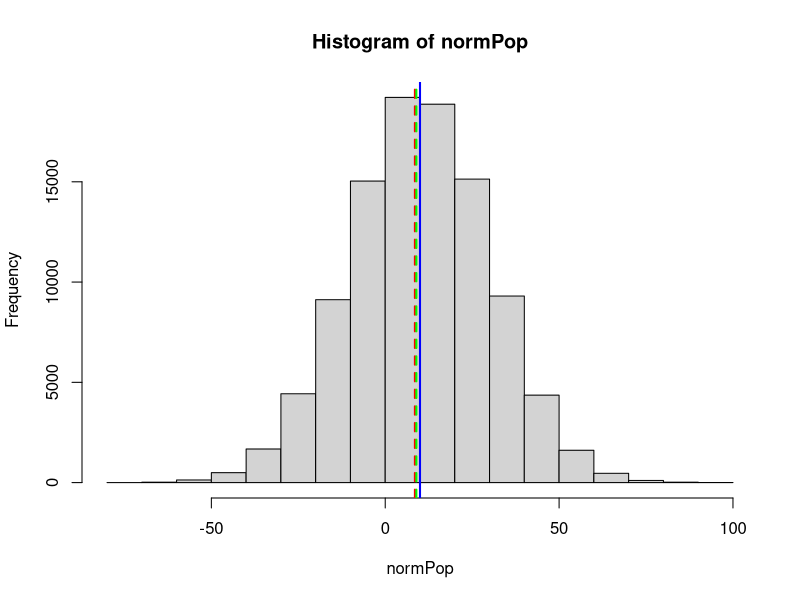
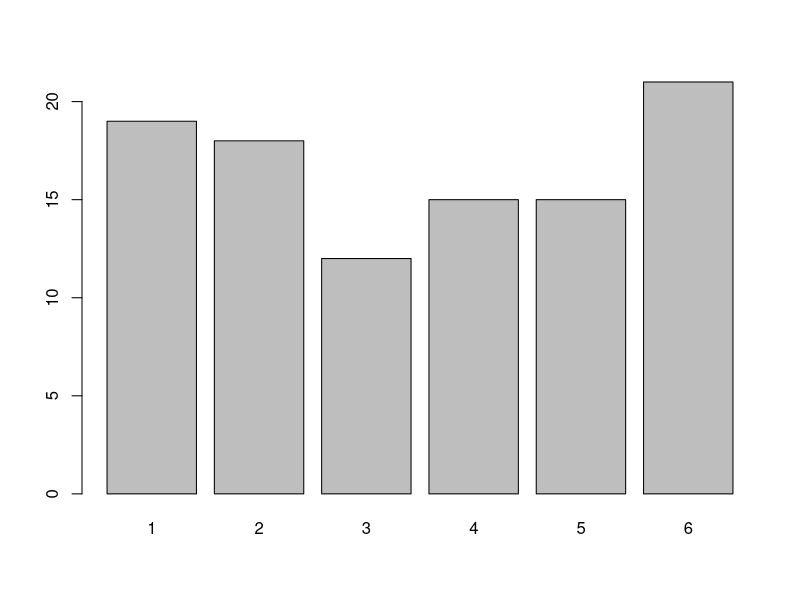
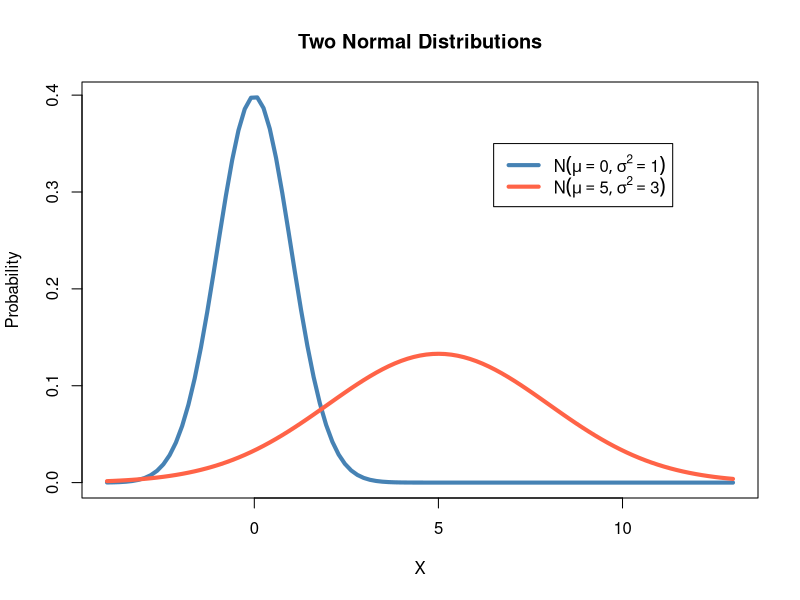
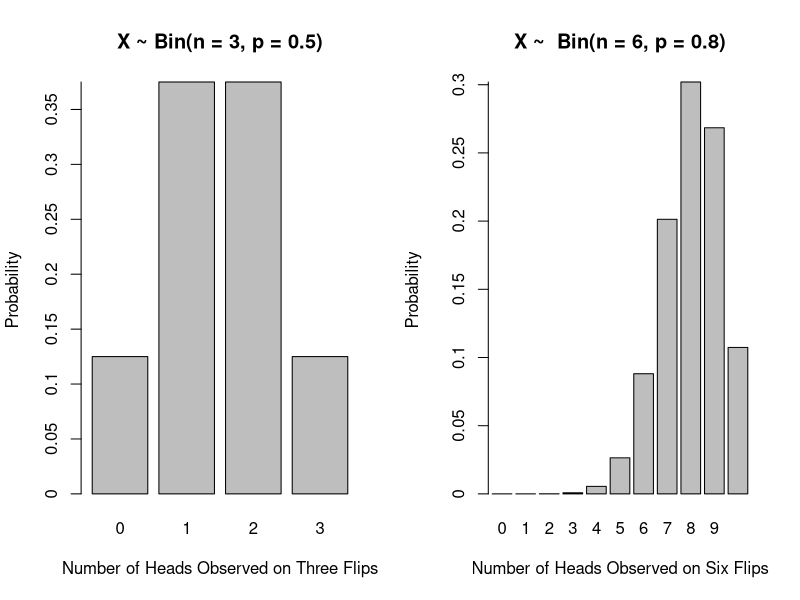
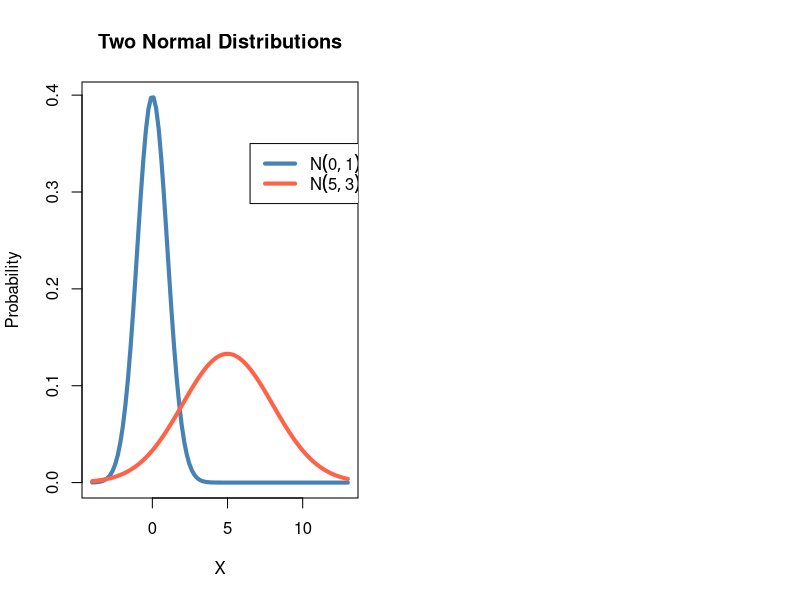
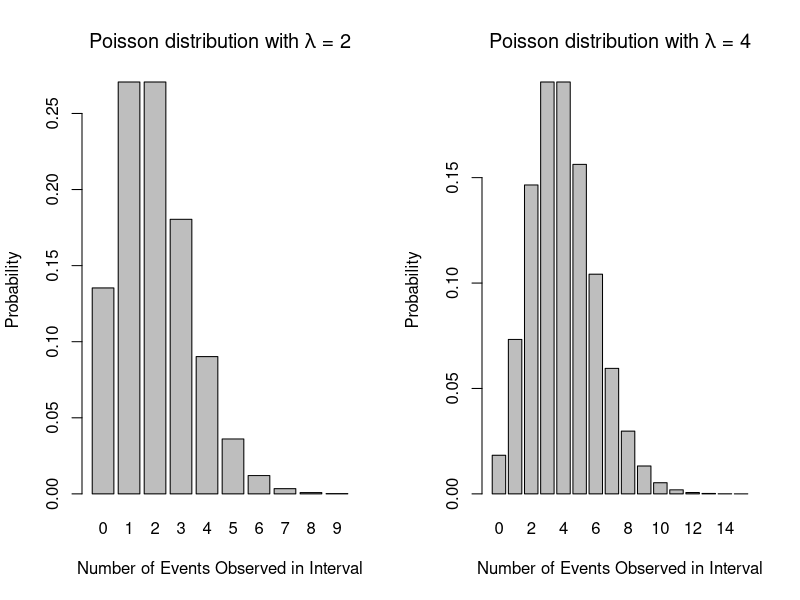

Generate these figures, in order, with R:
## ---- chunk 1
normPop <- rnorm(1e5, mean = 10, sd = 20)

x <- sample(normPop, size = 5, replace = TRUE)
y <- sample(normPop, size = 100, replace = TRUE)

hist(normPop)
abline(v = 10, col = "blue", lwd = 2)
abline(v = mean(x), col = 'red', lty = 2, lwd = 2)
abline(v = mean(y), col = 'green', lty = 2, lwd = 2)
## ---- chunk 2
rollDie <- function(nRolls, seed) {
    set.seed(seed)
    sample(1:6, nRolls, replace = TRUE)
}
barplot(table(rollDie(100, 1)))
prop.table(table(rollDie(100, 1)))
## ---- chunk 3
round(prop.table(table(rollDie(1e6, 1))), 3)
## ---- chunk 4
curve(dnorm(x, 0, 1), from = -4, to = 13, lwd = 4,
      col = 'steelblue', ylab = 'Probability', xlab = 'X',
      main = "Two Normal Distributions")
curve(dnorm(x, 5, 3), add = TRUE, lwd = 4, col = 'tomato')
legend(x = 6.5, y = 0.35, legend = c(expression(N(mu == 0, sigma^2 == 1)),
                                     expression(N(mu == 5, sigma^2 == 3))),
       lwd = 4, col = c("steelblue", "tomato"))
## ---- chunk 5
## Why does this need cbind?
knitr::kable(cbind.data.frame('# Heads' = 0:3, 'Probability' = c('1/8', '3/8', '3/8', '1/8')), 
             align = 'c')
## ---- chunk 6
library(knitr)
library(magrittr)
flipCoin3 <- function() {
  # perform binomial experiment, which returns either 1 or 0
  dat <- rbinom(n = 3, 1, p = 0.5) 
  # Add these up to determine number of events
  sum(dat)
}
nSims <- 10000
simRes <- replicate(nSims, flipCoin3())
matrix(c(0:3, 
         paste0(format(table(simRes), big.mark = ","), "/10,000"), 
         prop.table(table(simRes)),
         c(1,3,3,1)/8), ncol = 4) %>% 
  kable(col.names = c("Number of Heads", "Fraction", "Observed Probability", "True Probability"))
## ---- chunk 7
par(mfrow = c(1, 2))
x <- 0:3
y <- dbinom(x, 3, 0.5)
barplot(y, names.arg = x, xlab = 'Number of Heads Observed on Three Flips', ylab = 'Probability', yaxt='n', 
        main = "X ~ Bin(n = 3, p = 0.5)")
axis(side = 2, at = seq(0, 0.45, by = 0.05), pos = c(0, 0), labels = seq(0, 0.45, by = 0.05))

x <- 0:10
y <- dbinom(x, max(x), 0.8)
barplot(y, names.arg = x, xlab = 'Number of Heads Observed on Six Flips', ylab = 'Probability', 
        main = "X ~  Bin(n = 6, p = 0.8)", yaxt='n')
axis(side = 2, at = seq(0, 0.45, by = 0.05), pos = c(0, 0), labels = seq(0, 0.45, by = 0.05))
## ---- chunk 8
curve(dnorm(x, 0, 1), from = -4, to = 13, lwd = 4,
      col = 'steelblue', ylab = 'Probability', xlab = 'X',
      main = "Two Normal Distributions")
curve(dnorm(x, 5, 3), add = TRUE, lwd = 4, col = 'tomato')
legend(x = 6.5, y = 0.35, legend = c(expression(N(0, 1)),
                                     expression(N(5, 3))),
       lwd = 4, col = c("steelblue", "tomato"))
## ---- chunk 9
par(mfrow = c(1, 2))
x <- 0:9
y <- dpois(x, lambda = 2)
barplot(y, names.arg = x, xlab = 'Number of Events Observed in Interval', ylab = 'Probability', main = expression(paste("Poisson distribution with ", lambda, " = 2")))

x <- 0:15
y <- dpois(x, lambda = 4)
barplot(y, names.arg = x, xlab = 'Number of Events Observed in Interval', ylab = 'Probability', main = expression(paste("Poisson distribution with ", lambda, " = 4")))
